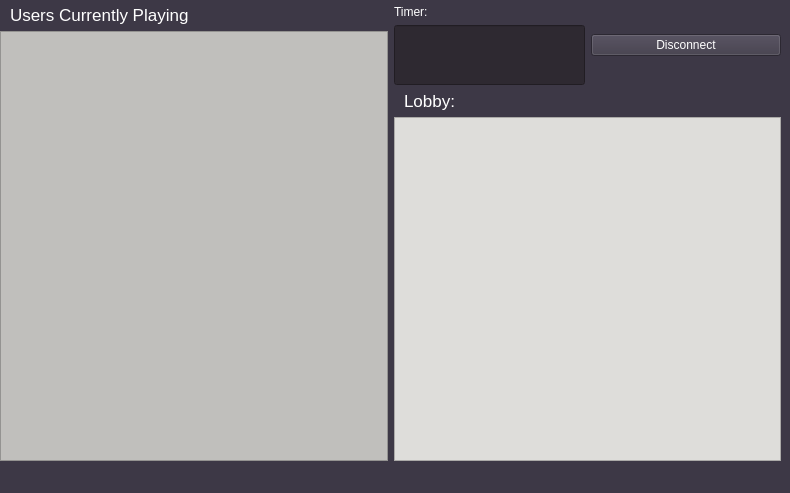
<?xml version="1.0" encoding="UTF-8"?>
<ui version="4.0">
 <class>MainWindow</class>
 <widget class="QMainWindow" name="MainWindow">
  <property name="geometry">
   <rect>
    <x>0</x>
    <y>0</y>
    <width>790</width>
    <height>493</height>
   </rect>
  </property>
  <property name="windowTitle">
   <string>Lobby</string>
  </property>
  <property name="styleSheet">
   <string notr="true"/>
  </property>
  <widget class="QWidget" name="centralwidget">
   <property name="styleSheet">
    <string notr="true">QWidget { background-color: rgb(61, 56, 70); color: white;}</string>
   </property>
   <widget class="QWidget" name="horizontalLayoutWidget">
    <property name="geometry">
     <rect>
      <x>0</x>
      <y>0</y>
      <width>781</width>
      <height>461</height>
     </rect>
    </property>
    <layout class="QHBoxLayout" name="basicLayout">
     <item>
      <layout class="QVBoxLayout" name="boxUsersList">
       <item>
        <spacer name="verticalSpacer">
         <property name="orientation">
          <enum>Qt::Vertical</enum>
         </property>
         <property name="sizeType">
          <enum>QSizePolicy::Preferred</enum>
         </property>
         <property name="sizeHint" stdset="0">
          <size>
           <width>20</width>
           <height>5</height>
          </size>
         </property>
        </spacer>
       </item>
       <item>
        <widget class="QLabel" name="labelUsersList">
         <property name="font">
          <font>
           <pointsize>13</pointsize>
          </font>
         </property>
         <property name="text">
          <string>Users Currently Playing</string>
         </property>
         <property name="wordWrap">
          <bool>true</bool>
         </property>
         <property name="margin">
          <number>1</number>
         </property>
         <property name="indent">
          <number>10</number>
         </property>
        </widget>
       </item>
       <item>
        <widget class="QListWidget" name="usersList">
         <property name="sizePolicy">
          <sizepolicy hsizetype="Preferred" vsizetype="Expanding">
           <horstretch>0</horstretch>
           <verstretch>0</verstretch>
          </sizepolicy>
         </property>
         <property name="styleSheet">
          <string notr="true">QListWidget { background-color: rgb(192, 191, 188); color : black; }</string>
         </property>
        </widget>
       </item>
      </layout>
     </item>
     <item>
      <layout class="QVBoxLayout" name="boxOther">
       <item>
        <spacer name="verticalSpacer_2">
         <property name="orientation">
          <enum>Qt::Vertical</enum>
         </property>
         <property name="sizeType">
          <enum>QSizePolicy::Preferred</enum>
         </property>
         <property name="sizeHint" stdset="0">
          <size>
           <width>20</width>
           <height>5</height>
          </size>
         </property>
        </spacer>
       </item>
       <item>
        <layout class="QHBoxLayout" name="TimeAndConn">
         <item>
          <layout class="QVBoxLayout" name="timerLayout">
           <item>
            <widget class="QLabel" name="labelTimer">
             <property name="text">
              <string>Timer:</string>
             </property>
            </widget>
           </item>
           <item>
            <widget class="QLineEdit" name="showTimer">
             <property name="sizePolicy">
              <sizepolicy hsizetype="Preferred" vsizetype="Preferred">
               <horstretch>0</horstretch>
               <verstretch>0</verstretch>
              </sizepolicy>
             </property>
             <property name="minimumSize">
              <size>
               <width>0</width>
               <height>60</height>
              </size>
             </property>
             <property name="styleSheet">
              <string notr="true">QLineEdit { background-color : rgb(46, 41, 49); color : white; }</string>
             </property>
            </widget>
           </item>
          </layout>
         </item>
         <item>
          <layout class="QGridLayout" name="gridLayout">
           <item row="0" column="0">
            <widget class="QPushButton" name="disconnect">
             <property name="font">
              <font>
               <bold>false</bold>
              </font>
             </property>
             <property name="text">
              <string>Disconnect</string>
             </property>
            </widget>
           </item>
          </layout>
         </item>
        </layout>
       </item>
       <item>
        <layout class="QVBoxLayout" name="lobbyLayout">
         <item>
          <widget class="QLabel" name="labelLobby">
           <property name="font">
            <font>
             <family>Ubuntu</family>
             <pointsize>13</pointsize>
            </font>
           </property>
           <property name="text">
            <string>Lobby:</string>
           </property>
           <property name="indent">
            <number>10</number>
           </property>
          </widget>
         </item>
         <item>
          <widget class="QListWidget" name="listLobby">
           <property name="sizePolicy">
            <sizepolicy hsizetype="Preferred" vsizetype="Expanding">
             <horstretch>0</horstretch>
             <verstretch>0</verstretch>
            </sizepolicy>
           </property>
           <property name="styleSheet">
            <string notr="true">QListWidget { background-color: rgb(222, 221, 218); color : black; }</string>
           </property>
          </widget>
         </item>
        </layout>
       </item>
      </layout>
     </item>
    </layout>
   </widget>
  </widget>
 </widget>
 <resources/>
 <connections/>
</ui>
